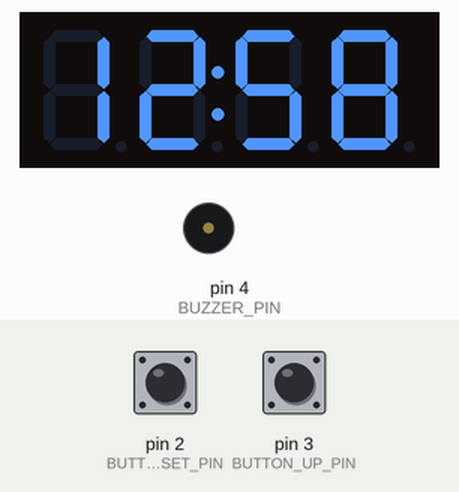
A sketch run on a simulated Arduino Uno, built with avr-gcc and run on an emulated ATmega328P. Parts: 4-digit seven-segment display, buzzer (waves = sounding, pin HIGH). The inputs (shaded band) are chosen by the test bench; at power-on: pin 2 (BUTTON_RESET_PIN) HIGH, pin 3 (BUTTON_UP_PIN) HIGH. The local clock reads 2024-03-15 10:24:30 at power-on unless the sketch sets it.

Above: at 2.8 s.
2.9 s: pin 2 (BUTTON_RESET_PIN) pulled LOW for 1.25 s
At 4.1 s:
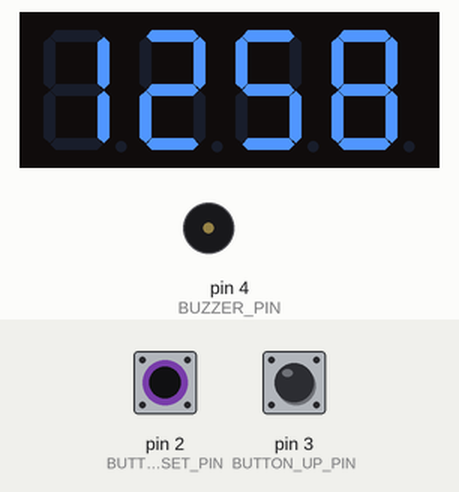
5.6 s: pin 3 (BUTTON_UP_PIN) pulled LOW for 1.25 s
At 8.1 s:
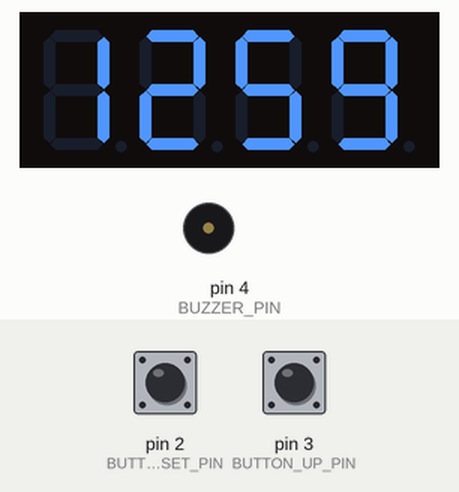
9.1 s: pin 3 (BUTTON_UP_PIN) pulled LOW for 1.25 s
At 10.6 s:
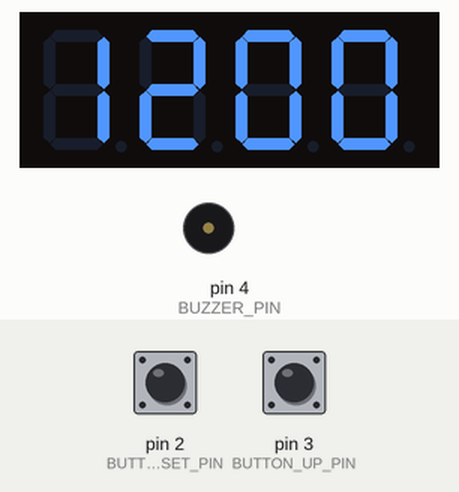
Timing chart, 0 to 12.1 s (numbered marks = the images above; inputs shaded):
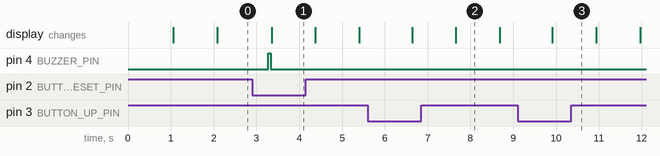

Measured:
- after the input at 2.9 s, pin 4 (BUZZER_PIN): LOW → HIGH after 0.38 s, → LOW 0.05 s later
- after the input at 5.6 s, the display: first changes after 1.0 s (image 2 shows a later state)
- after the input at 9.1 s, the display: changes after 0.81 s (image 3)

The sketch:

Source_Code.ino
```cpp
#include <Wire.h>
#include <DS3231.h>
DS3231  rtc(SDA, SCL);
Time  t;
unsigned int h,m,s;
byte f;

#include <TM1637Display.h>
#define CLK 7
#define DIO 6
TM1637Display display(CLK, DIO);

#define BUTTON_RESET_PIN 2
#define BUTTON_UP_PIN    3
#define BUZZER_PIN       4 // Tambah definisi pin buzzer
#define BUZZER_DURATION 50 // Durasi bunyi buzzer (ms)

bool buttonResetState = false;
bool buttonUpState = false;
bool settingMode = false; // false untuk mode jam, true untuk mode menit

void setup()
{
  Serial.begin(9600);
  rtc.begin();
  display.setBrightness(7);
  pinMode(BUTTON_RESET_PIN, INPUT_PULLUP);
  pinMode(BUTTON_UP_PIN, INPUT_PULLUP);
  pinMode(BUZZER_PIN, OUTPUT); // Inisialisasi pin buzzer

  //--------------------------------------------------------------
  //aktifkan baris perintah ini untuk seting RTC
  //lakukan jika waktu tidak sesuai
  //cukup sekali saja, setelah itu di-non-aktifkan lagi perintahnya
  rtc.setDate(8, 8, 2020);  //setting tanggal 8 Agustus 2020
  rtc.setTime(12, 58, 00);   //setting jam 12:58:00
  rtc.setDOW(6);            //setting hari Jumat, 0=Minggu,1=Senin,2=Selasa,3=Rabu,4=Kamis,5=Sabtu
  //---------------------------------------------------------------
}

void loop()
{
  // Baca status tombol
  buttonResetState = digitalRead(BUTTON_RESET_PIN);
  buttonUpState = digitalRead(BUTTON_UP_PIN);

  // Tombol reset untuk mengubah mode pengaturan
  if (buttonResetState == LOW) {
    delay(200); // Delay untuk anti bounce
    settingMode = !settingMode; // Toggle mode pengaturan
    digitalWrite(BUZZER_PIN, HIGH); // Bunyi buzzer
    delay(BUZZER_DURATION); // Tahan bunyi
    digitalWrite(BUZZER_PIN, LOW); // Matikan bunyi
  }

  // Jika dalam mode pengaturan jam
  if (!settingMode) {
    // Tambah jam jika tombol up ditekan
    if (buttonUpState == LOW) {
      incrementHour();
      delay(200); // Delay untuk anti bounce
    }
  }
  // Jika dalam mode pengaturan menit
  else {
    // Tambah menit jika tombol up ditekan
    if (buttonUpState == LOW) {
      incrementMinute();
      delay(200); // Delay untuk anti bounce
    }
  }

  // Tampilkan waktu pada TM1637
  displayTime();
}

// Fungsi untuk menambah jam
void incrementHour() {
  t = rtc.getTime();
  h = t.hour;
  m = t.min;
  s = t.sec;

  h++;
  if (h > 23) {
    h = 0;
  }

  rtc.setTime(h, m, s);
}

// Fungsi untuk menambah menit
void incrementMinute() {
  t = rtc.getTime();
  h = t.hour;
  m = t.min;
  s = t.sec;

  m++;
  if (m > 59) {
    m = 0;
  }

  rtc.setTime(h, m, s);
}

// Fungsi untuk menampilkan waktu pada TM1637
void displayTime() {
  t = rtc.getTime();
  h = t.hour;
  m = t.min;
  s = t.sec;

  h = h * 100 + m;

  if (f == 0) {
    display.showNumberDecEx(h, 0b01000000); // Tampilkan jam dengan titik di depan
    f = 1;
  } else {
    display.showNumberDecEx(h, 0); // Tampilkan menit tanpa titik
    f = 0;
  }

  delay(1000);
}
```
